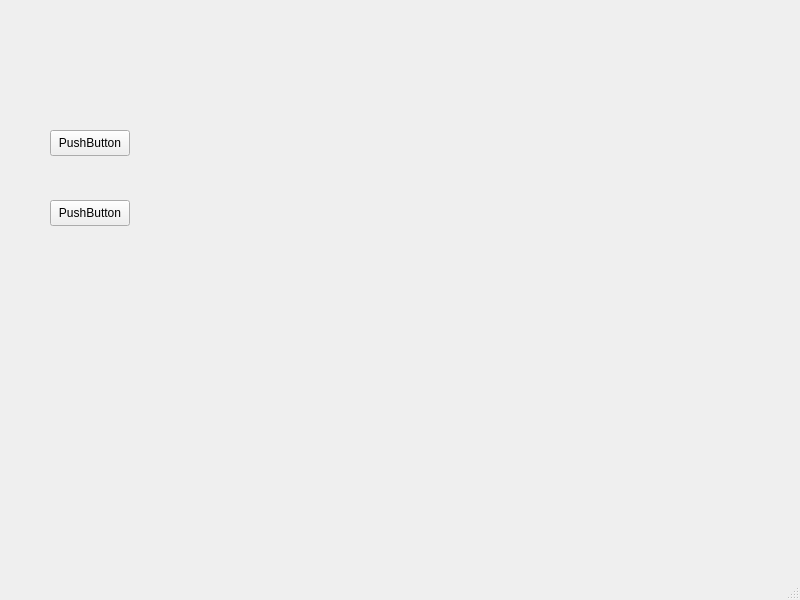
<?xml version="1.0" encoding="UTF-8"?>
<ui version="4.0">
 <class>MainWindow</class>
 <widget class="QMainWindow" name="MainWindow">
  <property name="geometry">
   <rect>
    <x>0</x>
    <y>0</y>
    <width>800</width>
    <height>600</height>
   </rect>
  </property>
  <property name="windowTitle">
   <string>MainWindow</string>
  </property>
  <widget class="QWidget" name="centralwidget">
   <widget class="QPushButton" name="pushButton">
    <property name="geometry">
     <rect>
      <x>50</x>
      <y>130</y>
      <width>80</width>
      <height>26</height>
     </rect>
    </property>
    <property name="text">
     <string>PushButton</string>
    </property>
   </widget>
   <widget class="QPushButton" name="pushButton_2">
    <property name="geometry">
     <rect>
      <x>50</x>
      <y>200</y>
      <width>80</width>
      <height>26</height>
     </rect>
    </property>
    <property name="text">
     <string>PushButton</string>
    </property>
   </widget>
  </widget>
  <widget class="QMenuBar" name="menubar">
   <property name="geometry">
    <rect>
     <x>0</x>
     <y>0</y>
     <width>800</width>
     <height>23</height>
    </rect>
   </property>
  </widget>
  <widget class="QStatusBar" name="statusbar"/>
 </widget>
 <resources/>
 <connections/>
</ui>
